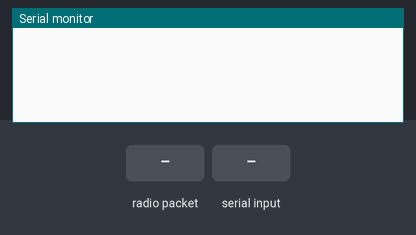
Bench run of a sketch on a simulated ESP32. Shown: the last lines printed to the serial monitor. The test bench sets the inputs (shaded band).

Above: at 1.2 s.
1.3 s: radio packet "1" arrives
At 2.5 s:
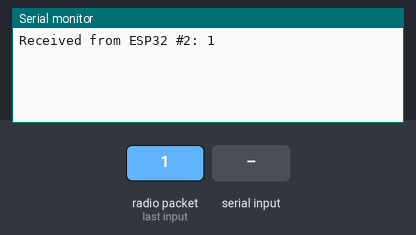
2.8 s: "1\n" received over Serial
At 3.8 s:
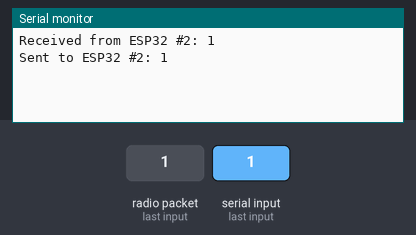

Measured:
- after the input at 1.3 s, the serial monitor: prints a new line at once (image 1)
- after the input at 2.8 s, the serial monitor: prints a new line at once (image 2)

The sketch:

espnow_2.ino
```cpp
#include <esp_now.h>
#include "WiFi.h"
#define CHANNEL 1

// Thiết lập thông tin về ESP32 #2
esp_now_peer_info_t peerInfo;

void setup() {
  Serial.begin(115200);

  // Khởi động ESP-NOW
  WiFi.mode(WIFI_STA);
  if (esp_now_init() != ESP_OK) {
    Serial.println("Error initializing ESP-NOW");
    return;
  }

  // Đặt địa chỉ MAC của ESP32 #2
  peerInfo.peer_addr[0] = 0xa4;
  peerInfo.peer_addr[1] = 0xe5;
  peerInfo.peer_addr[2] = 0x7c;
  peerInfo.peer_addr[3] = 0xf6;
  peerInfo.peer_addr[4] = 0x6e;
  peerInfo.peer_addr[5] = 0x1c;

  // Đăng ký ESP32 #2 là thiết bị nhận
  if (esp_now_add_peer(&peerInfo) != ESP_OK) {
    Serial.println("Error adding peer");
    return;
  }

  // Đăng ký hàm callback để nhận dữ liệu
  esp_now_register_recv_cb([](const uint8_t *senderMac, const uint8_t *data, int length) {
    Serial.println("Received from ESP32 #2: " + String((char*)data));
  });
}

void loop() {
  // Đọc dữ liệu từ Serial Monitor và gửi đến ESP32 #2
  if (Serial.available()) {
    String data = Serial.readStringUntil('\n');
    if (data.length() > 0) {
      // Chuyển đổi dữ liệu thành mảng uint8_t và gửi đến ESP32 #2
      uint8_t dataToSend[data.length() + 1];
      data.getBytes(dataToSend, data.length() + 1);

      esp_err_t result = esp_now_send(peerInfo.peer_addr, dataToSend, data.length() + 1);
      if (result == ESP_OK) {
        Serial.println("Sent to ESP32 #2: " + data);
      } else {
        Serial.println("Error sending data");
      }
    }
  }

  // You can add other functions in loop() for ESP32 #1
}
```
